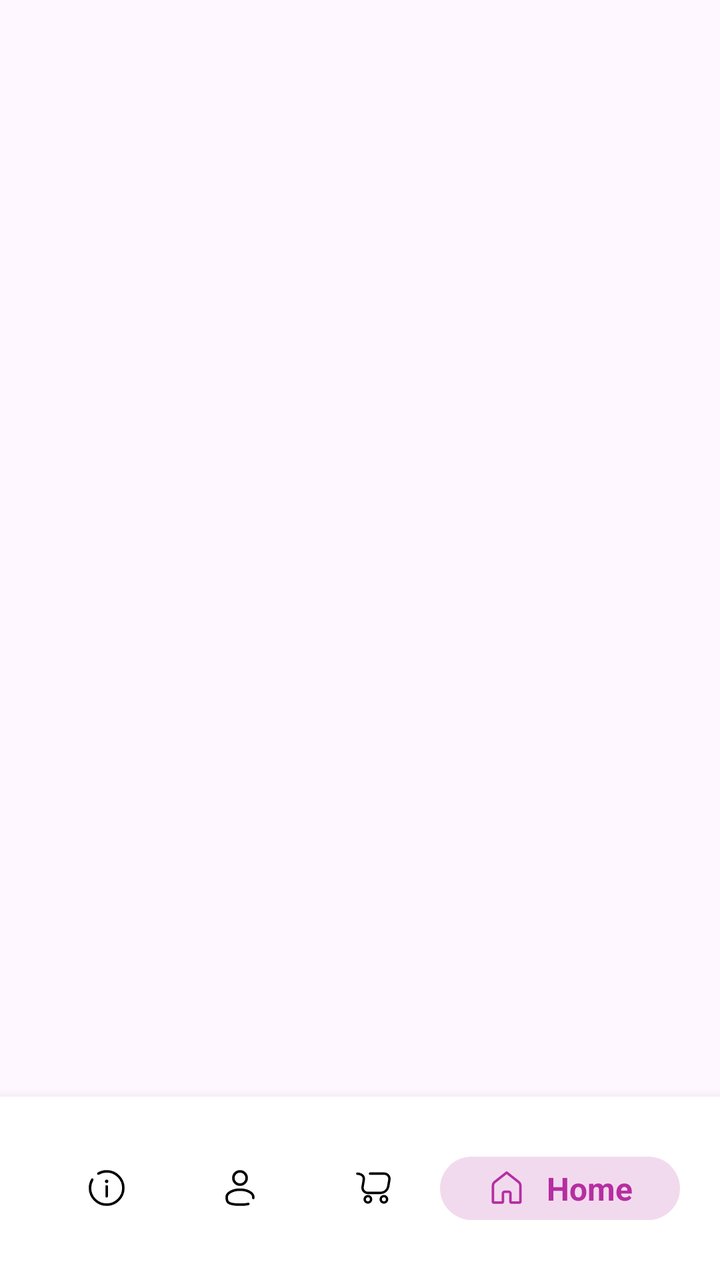
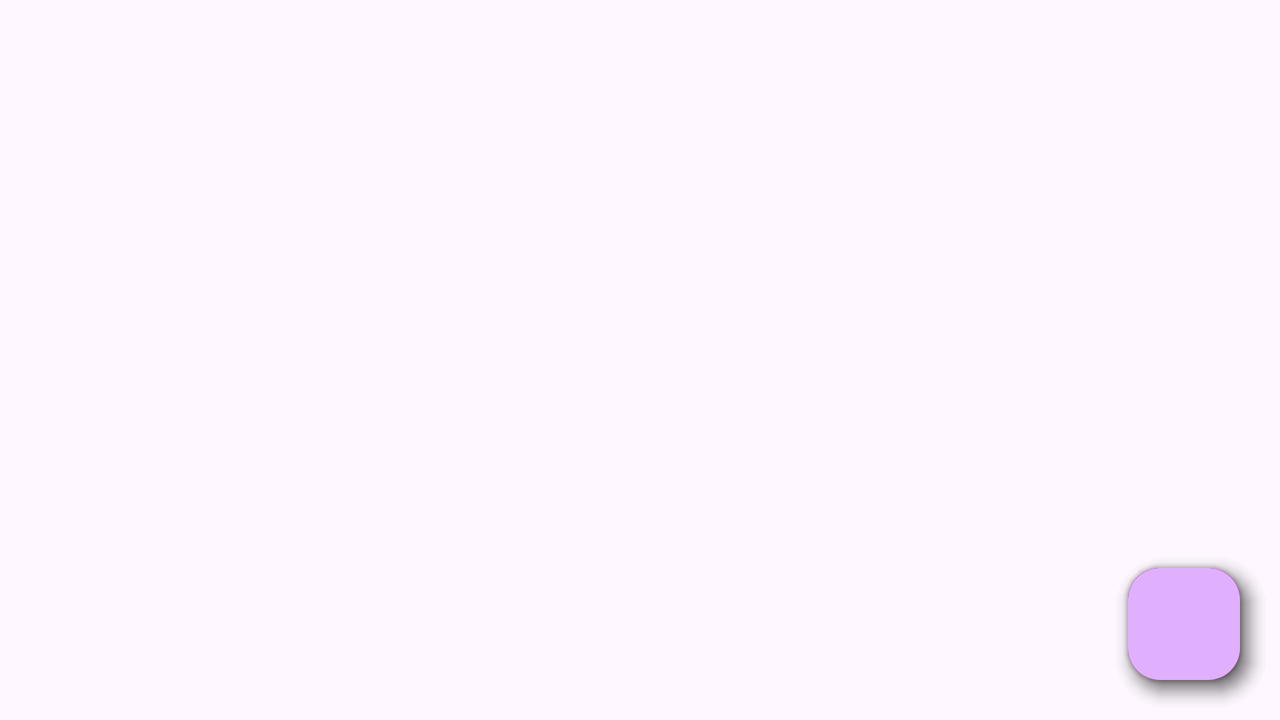

First picture: res/layout/ on a phone held upright. Second picture: the repository's own variant of that layout, on a device whose configuration matches the variant's folder. Source for both follows.
<!-- AndroidManifest.xml: application theme Theme.EduPlatform -->
<!-- res/layout/activity_student_home.xml -->
<?xml version="1.0" encoding="utf-8"?>
<RelativeLayout xmlns:android="http://schemas.android.com/apk/res/android"
    xmlns:app="http://schemas.android.com/apk/res-auto"
    xmlns:tools="http://schemas.android.com/tools"
    android:id="@+id/main"
    android:layout_width="match_parent"
    android:layout_height="match_parent"
    tools:context=".Student_Home"
    android:layoutDirection="ltr">

    <androidx.fragment.app.FragmentContainerView
        android:id="@+id/fragmentContainer"
        android:layout_width="match_parent"
        android:layout_height="match_parent"
        android:layout_above="@+id/bottomBar"/>
    <LinearLayout
        android:id="@+id/bottomBar"
        android:layout_width="match_parent"
        android:layout_height="wrap_content"
        android:orientation="horizontal"
        android:weightSum="4"
        android:gravity="center"
        android:paddingStart="20dp"
        android:paddingEnd="20dp"
        android:paddingTop="30dp"
        android:paddingBottom="30dp"
        android:elevation="10dp"
        android:background="@color/white"
        android:layout_alignParentBottom="true">

        <LinearLayout
            android:id="@+id/sinfoLayout"
            android:background="@android:color/transparent"
            android:layout_width="wrap_content"
            android:layout_height="wrap_content"
            android:orientation="horizontal"
            android:paddingTop="5dp"
            android:paddingBottom="5dp"
            android:paddingStart="5dp"
            android:paddingEnd="5dp"
            android:gravity="center"
            android:layout_weight="1">

            <ImageView
                android:id="@+id/sinfoImage"
                android:layout_width="20dp"
                android:layout_height="wrap_content"
                android:adjustViewBounds="true"
                android:src="@drawable/infoisvg"/>
            <TextView
                android:id="@+id/sinfoText"
                android:visibility="gone"
                android:layout_width="wrap_content"
                android:layout_height="wrap_content"
                android:text="Info"
                android:textColor="@color/parp"
                android:layout_marginStart="10dp"
                android:textSize="16dp"
                android:textStyle="bold"/>

        </LinearLayout>

        <LinearLayout
            android:id="@+id/suserLayout"
            android:background="@android:color/transparent"
            android:layout_width="wrap_content"
            android:layout_height="wrap_content"
            android:orientation="horizontal"
            android:paddingTop="5dp"
            android:paddingBottom="5dp"
            android:paddingStart="5dp"
            android:paddingEnd="5dp"
            android:gravity="center"
            android:layout_weight="1">

            <ImageView
                android:id="@+id/suserImage"
                android:layout_width="20dp"
                android:layout_height="wrap_content"
                android:adjustViewBounds="true"
                android:src="@drawable/userisvg"/>
            <TextView
                android:id="@+id/suserText"
                android:visibility="gone"
                android:layout_width="wrap_content"
                android:layout_height="wrap_content"
                android:text="Profile"
                android:textColor="@color/parp"
                android:layout_marginStart="10dp"
                android:textSize="16dp"
                android:textStyle="bold"/>

        </LinearLayout>


        <LinearLayout
            android:id="@+id/scartLayout"
            android:background="@android:color/transparent"
            android:layout_width="wrap_content"
            android:layout_height="wrap_content"
            android:orientation="horizontal"
            android:paddingTop="5dp"
            android:paddingBottom="5dp"
            android:paddingStart="5dp"
            android:paddingEnd="5dp"
            android:gravity="center"
            android:layout_weight="1">

            <ImageView
                android:id="@+id/scartImage"
                android:layout_width="20dp"
                android:layout_height="wrap_content"
                android:adjustViewBounds="true"
                android:src="@drawable/cartisvg"/>
            <TextView
                android:id="@+id/scartText"
                android:visibility="gone"
                android:layout_width="wrap_content"
                android:layout_height="wrap_content"
                android:text="Courses"
                android:textColor="@color/parp"
                android:layout_marginStart="10dp"
                android:textSize="16dp"
                android:textStyle="bold"/>

        </LinearLayout>


        <LinearLayout
            android:id="@+id/shomeLayout"
            android:background="@drawable/round_back"
            android:layout_width="wrap_content"
            android:layout_height="wrap_content"
            android:orientation="horizontal"
            android:paddingTop="5dp"
            android:paddingBottom="5dp"
            android:paddingStart="5dp"
            android:paddingEnd="5dp"
            android:gravity="center"
            android:layout_weight="1">

            <ImageView
                android:id="@+id/shomeImage"
                android:layout_width="20dp"
                android:layout_height="wrap_content"
                android:adjustViewBounds="true"
                android:src="@drawable/homeisvg_s"/>
            <TextView
                android:id="@+id/shomeText"
                android:layout_width="wrap_content"
                android:layout_height="wrap_content"
                android:text="Home"
                android:textColor="@color/parp"
                android:layout_marginStart="10dp"
                android:textSize="16dp"
                android:textStyle="bold"/>

        </LinearLayout>


    </LinearLayout>

</RelativeLayout>
<!-- resources referenced by this layout -->
<resources>
  <color name="parp">#B52EA1</color>
  <color name="white">#FFFFFFFF</color>
  <!-- drawable homeisvg_s (drawable) -->
  <vector xmlns:android="http://schemas.android.com/apk/res/android"
      android:width="96dp"
      android:height="96dp"
      android:viewportWidth="48"
      android:viewportHeight="48">
    <path
        android:fillColor="@color/parp"
        android:pathData="M23.951,4A1.5,1.5 0,0 0,23.072 4.322L8.859,15.52C7.055,16.941 6,19.114 6,21.41L6,40.5C6,41.864 7.136,43 8.5,43L18.5,43C19.864,43 21,41.864 21,40.5L21,30.5C21,30.205 21.205,30 21.5,30L26.5,30C26.795,30 27,30.205 27,30.5L27,40.5C27,41.864 28.136,43 29.5,43L39.5,43C40.864,43 42,41.864 42,40.5L42,21.41C42,19.114 40.945,16.941 39.141,15.52L24.928,4.322A1.5,1.5 0,0 0,23.951 4zM24,7.41L37.285,17.877C38.369,18.731 39,20.031 39,21.41L39,40L30,40L30,30.5C30,28.585 28.415,27 26.5,27L21.5,27C19.585,27 18,28.585 18,30.5L18,40L9,40L9,21.41C9,20.031 9.631,18.731 10.715,17.877L24,7.41z"/>
  </vector>
  <!-- drawable infoisvg (drawable) -->
  <vector xmlns:android="http://schemas.android.com/apk/res/android"
      android:width="800dp"
      android:height="800dp"
      android:viewportWidth="24"
      android:viewportHeight="24">
    <path
        android:pathData="M12,17V11"
        android:strokeWidth="1.5"
        android:strokeColor="#000000"
        android:strokeLineCap="round"/>
    <path
        android:pathData="M12,8m-1,-0a1,1 0,1 0,2 -0a1,1 0,1 0,-2 -0"
        android:fillColor="#000000"/>
    <path
        android:pathData="M7,3.338C8.471,2.487 10.179,2 12,2C17.523,2 22,6.477 22,12C22,17.523 17.523,22 12,22C6.477,22 2,17.523 2,12C2,10.179 2.487,8.471 3.338,7"
        android:strokeWidth="1.5"
        android:strokeColor="#000000"
        android:strokeLineCap="round"/>
  </vector>
  <!-- drawable round_back (drawable) -->
  <?xml version="1.0" encoding="utf-8"?>
  
  <shape xmlns:android="http://schemas.android.com/apk/res/android">
  
      <solid android:color="@color/round"/>
      <corners android:radius="100dp"/>
  
  </shape>
  <!-- drawable userisvg (drawable) -->
  <vector xmlns:android="http://schemas.android.com/apk/res/android"
      android:width="800dp"
      android:height="800dp"
      android:viewportWidth="24"
      android:viewportHeight="24">
    <path
        android:pathData="M12,6m-4,0a4,4 0,1 1,8 0a4,4 0,1 1,-8 0"
        android:strokeWidth="1.5"
        android:strokeColor="#000000"/>
    <path
        android:pathData="M19.997,18C20,17.836 20,17.669 20,17.5C20,15.015 16.418,13 12,13C7.582,13 4,15.015 4,17.5C4,19.985 4,22 12,22C14.231,22 15.84,21.843 17,21.563"
        android:strokeWidth="1.5"
        android:strokeColor="#000000"
        android:strokeLineCap="round"/>
  </vector>
  <style name="Theme.EduPlatform" parent="Base.Theme.EduPlatform" />
  <color name="round">#2DB52EA1</color>
  <style name="Base.Theme.EduPlatform" parent="Theme.Material3.DayNight.NoActionBar">
          
          
      </style>
</resources>
<!-- res/layout-land/activity_student_home.xml (the repository's variant of the layout above) -->
<!-- drawn on the phone turned sideways -->
<?xml version="1.0" encoding="utf-8"?>
<RelativeLayout xmlns:android="http://schemas.android.com/apk/res/android"
    xmlns:app="http://schemas.android.com/apk/res-auto"
    xmlns:tools="http://schemas.android.com/tools"
    android:id="@+id/main"
    android:layout_width="match_parent"
    android:layout_height="match_parent"
    tools:context=".Student_Home"
    android:layoutDirection="ltr">

    <androidx.fragment.app.FragmentContainerView
        android:id="@+id/fragmentContainer"
        android:layout_width="match_parent"
        android:layout_height="match_parent"
        />

    <com.google.android.material.floatingactionbutton.FloatingActionButton
        android:id="@+id/InfoFb"
        android:layout_width="wrap_content"
        android:layout_height="wrap_content"
        android:clickable="true"
        app:backgroundTint="@color/parp"
        app:srcCompat="@drawable/infoisvg"
        tools:ignore="MissingConstraints"
        app:fabSize="mini"
        android:layout_marginBottom="20dp"
        android:layout_marginEnd="20dp"
        android:layout_alignParentEnd="true"
        android:layout_alignParentBottom="true"/>

    <com.google.android.material.floatingactionbutton.FloatingActionButton
        android:id="@+id/UserFb"
        android:layout_width="wrap_content"
        android:layout_height="wrap_content"
        android:clickable="true"
        app:fabSize="mini"
        app:backgroundTint="@color/parp"
        app:srcCompat="@drawable/userisvg"
        tools:ignore="MissingConstraints"
        android:layout_marginBottom="20dp"
        android:layout_marginEnd="20dp"
        android:layout_alignParentEnd="true"
        android:layout_alignParentBottom="true"/>

    <com.google.android.material.floatingactionbutton.FloatingActionButton
        android:id="@+id/DataBFb"
        android:layout_width="wrap_content"
        android:layout_height="wrap_content"
        android:clickable="true"
        app:fabSize="mini"
        app:backgroundTint="@color/parp"
        app:srcCompat="@drawable/cartisvg"
        tools:ignore="MissingConstraints"
        android:layout_marginBottom="20dp"
        android:layout_marginEnd="20dp"
        android:layout_alignParentEnd="true"
        android:layout_alignParentBottom="true"/>

    <com.google.android.material.floatingactionbutton.FloatingActionButton
        android:id="@+id/DashFb"
        android:layout_width="wrap_content"
        android:layout_height="wrap_content"
        android:clickable="true"
        app:backgroundTint="@color/parp"
        app:fabSize="mini"
        app:srcCompat="@drawable/homeisvg"
        tools:ignore="MissingConstraints"
        android:layout_marginBottom="20dp"
        android:layout_marginEnd="20dp"
        android:layout_alignParentEnd="true"
        android:layout_alignParentBottom="true"/>


    <com.google.android.material.floatingactionbutton.FloatingActionButton
        android:id="@+id/menuFb"
        android:layout_width="wrap_content"
        android:layout_height="wrap_content"
        android:layout_alignParentEnd="true"
        android:layout_alignParentBottom="true"
        android:layout_marginEnd="20dp"
        android:layout_marginBottom="20dp"
        android:clickable="true"
        app:backgroundTint="#E0B0FF"
        app:srcCompat="@drawable/menu_24"
        tools:ignore="MissingConstraints" />

</RelativeLayout>
<!-- resources referenced by the variant -->
<!-- as the phone turned sideways resolves them -->
<resources>
  <color name="parp">#B52EA1</color>
  <!-- drawable homeisvg (drawable) -->
  <vector xmlns:android="http://schemas.android.com/apk/res/android"
      android:width="96dp"
      android:height="96dp"
      android:viewportWidth="48"
      android:viewportHeight="48">
    <path
        android:fillColor="#FF000000"
        android:pathData="M23.951,4A1.5,1.5 0,0 0,23.072 4.322L8.859,15.52C7.055,16.941 6,19.114 6,21.41L6,40.5C6,41.864 7.136,43 8.5,43L18.5,43C19.864,43 21,41.864 21,40.5L21,30.5C21,30.205 21.205,30 21.5,30L26.5,30C26.795,30 27,30.205 27,30.5L27,40.5C27,41.864 28.136,43 29.5,43L39.5,43C40.864,43 42,41.864 42,40.5L42,21.41C42,19.114 40.945,16.941 39.141,15.52L24.928,4.322A1.5,1.5 0,0 0,23.951 4zM24,7.41L37.285,17.877C38.369,18.731 39,20.031 39,21.41L39,40L30,40L30,30.5C30,28.585 28.415,27 26.5,27L21.5,27C19.585,27 18,28.585 18,30.5L18,40L9,40L9,21.41C9,20.031 9.631,18.731 10.715,17.877L24,7.41z"/>
  </vector>
  <!-- drawable infoisvg (drawable) -->
  <vector xmlns:android="http://schemas.android.com/apk/res/android"
      android:width="800dp"
      android:height="800dp"
      android:viewportWidth="24"
      android:viewportHeight="24">
    <path
        android:pathData="M12,17V11"
        android:strokeWidth="1.5"
        android:strokeColor="#000000"
        android:strokeLineCap="round"/>
    <path
        android:pathData="M12,8m-1,-0a1,1 0,1 0,2 -0a1,1 0,1 0,-2 -0"
        android:fillColor="#000000"/>
    <path
        android:pathData="M7,3.338C8.471,2.487 10.179,2 12,2C17.523,2 22,6.477 22,12C22,17.523 17.523,22 12,22C6.477,22 2,17.523 2,12C2,10.179 2.487,8.471 3.338,7"
        android:strokeWidth="1.5"
        android:strokeColor="#000000"
        android:strokeLineCap="round"/>
  </vector>
  <!-- drawable userisvg (drawable) -->
  <vector xmlns:android="http://schemas.android.com/apk/res/android"
      android:width="800dp"
      android:height="800dp"
      android:viewportWidth="24"
      android:viewportHeight="24">
    <path
        android:pathData="M12,6m-4,0a4,4 0,1 1,8 0a4,4 0,1 1,-8 0"
        android:strokeWidth="1.5"
        android:strokeColor="#000000"/>
    <path
        android:pathData="M19.997,18C20,17.836 20,17.669 20,17.5C20,15.015 16.418,13 12,13C7.582,13 4,15.015 4,17.5C4,19.985 4,22 12,22C14.231,22 15.84,21.843 17,21.563"
        android:strokeWidth="1.5"
        android:strokeColor="#000000"
        android:strokeLineCap="round"/>
  </vector>
  <style name="Theme.EduPlatform" parent="Base.Theme.EduPlatform" />
  <style name="Base.Theme.EduPlatform" parent="Theme.Material3.DayNight.NoActionBar">
          
          
      </style>
</resources>
